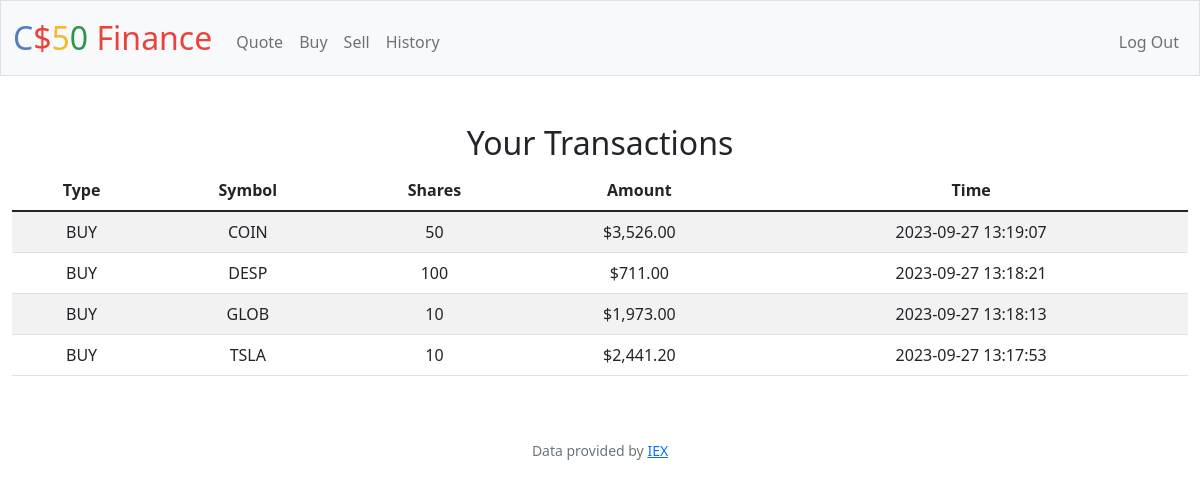
The page /history (signed in) on the database its author committed.
### tables this page shows
CREATE TABLE transactions (id INTEGER PRIMARY KEY, userid INTEGER FOREING KEY, type TEXT NOT NULL, symbol TEXT NOT NULL, shares INTEGER NOT NULL, amount REAL, timestamp TEXT DEFAULT CURRENT_TIMESTAMP);

### app.py (the view)
@app.route("/history")
@login_required
def history():
    transactions = db.execute("SELECT * FROM transactions WHERE userid = ? ORDER BY timestamp DESC", session["user_id"])
    for row in transactions:
        row["amount"]=usd(row["amount"])
    return render_template("history.html", transactions=transactions)

### app.py (called while the page is built)
@app.after_request
def after_request(response):
    response.headers["Cache-Control"] = "no-cache, no-store, must-revalidate"
    response.headers["Expires"] = 0
    response.headers["Pragma"] = "no-cache"
    return response

### helpers.py (called while the page is built)
def login_required(f):
    @wraps(f)
    def decorated_function(*args, **kwargs):
        if session.get("user_id") is None:
            return redirect("/login")
        return f(*args, **kwargs)
    return decorated_function

def usd(value):
    return f"${value:,.2f}"

### templates/history.html (shortened to what this page needs)
{% extends "layout.html" %}
{% block main %}
<div class="section">
    <h2>Your Transactions</h2>
    <table class="table table-striped">
        <thead>
            <tr>
                <th>Type</th>
                <th>Symbol</th>
                <th>Shares</th>
                <th>Amount</th>
                <th>Time</th>
            </tr>
        </thead>
        <tbody>
            {% for row in transactions %}
            <tr>
                <td>{{ row.type }}</td>
                <td>{{ row.symbol }}</td>
                <td>{{ row.shares }}</td>
                <td>{{ row.amount }}</td>
                <td>{{ row.timestamp }}</td>
            </tr>
            {% endfor %}
        </tbody>
    </table>
</div>
{% endblock %}

### rows shown on the page
transactions: type "BUY", symbol "COIN", shares "50", amount "$3,526.00", timestamp "2023-09-27 13:19:07"
transactions: type "BUY", symbol "DESP", shares "100", amount "$711.00", timestamp "2023-09-27 13:18:21"
transactions: type "BUY", symbol "GLOB", shares "10", amount "$1,973.00", timestamp "2023-09-27 13:18:13"
transactions: type "BUY", symbol "TSLA", shares "10", amount "$2,441.20", timestamp "2023-09-27 13:17:53"
